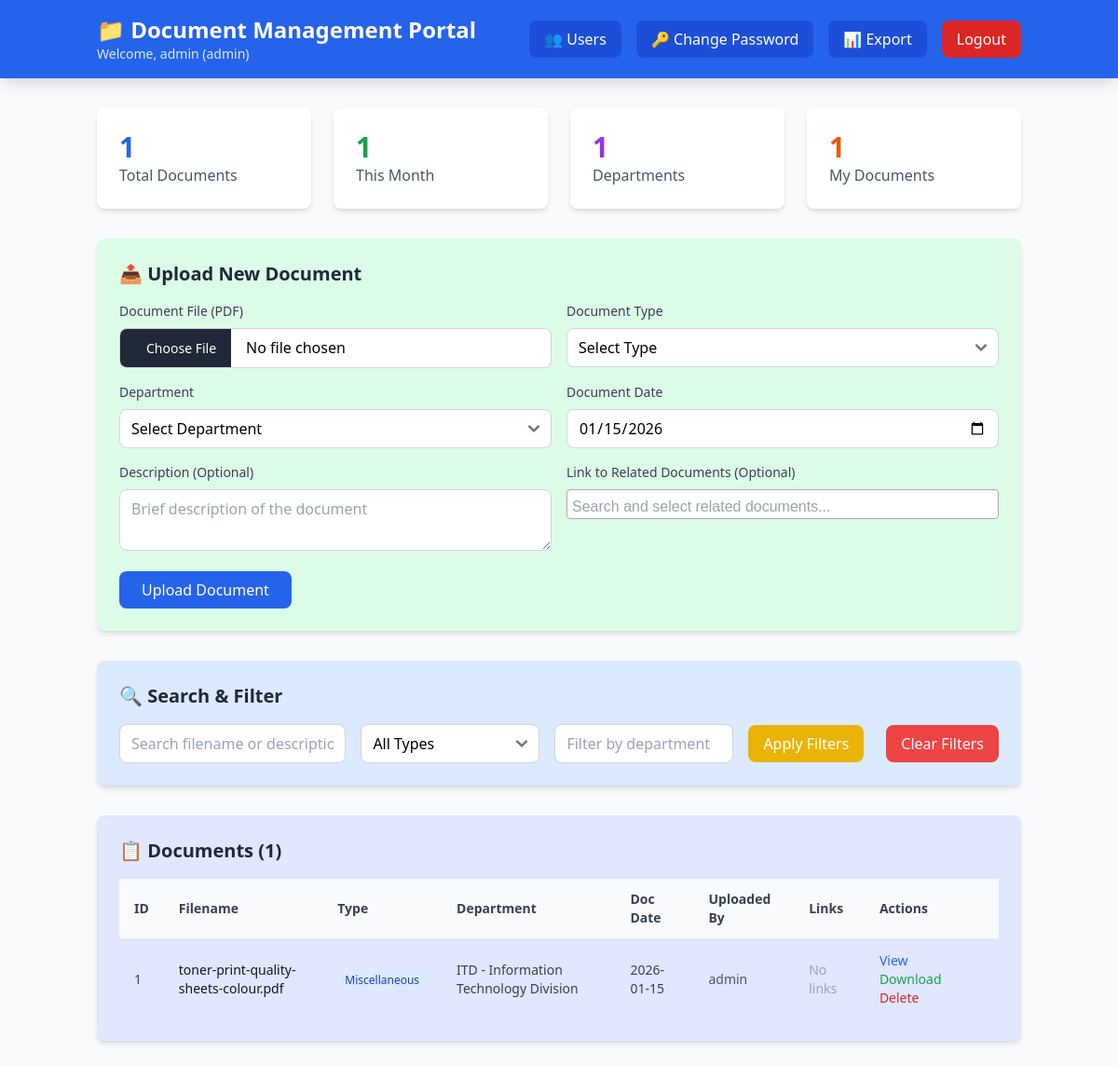
Screenshot of / (signed in) with the database file from the repository.
### app.py (models this page shows)
class User(UserMixin, db.Model):
    id = db.Column(db.Integer, primary_key=True)
    username = db.Column(db.String(80), unique=True, nullable=False)
    password_hash = db.Column(db.String(255), nullable=False)
    role = db.Column(db.String(20), nullable=False, default='user')  # admin, user
    department = db.Column(db.String(100))
    created_at = db.Column(db.DateTime, default=datetime.utcnow)

class Document(db.Model):
    id = db.Column(db.Integer, primary_key=True)
    filename = db.Column(db.String(255), nullable=False)
    original_filename = db.Column(db.String(255), nullable=False)
    doc_type = db.Column(db.String(50), nullable=False)
    department = db.Column(db.String(100), nullable=False)
    doc_date = db.Column(db.Date, nullable=False)
    upload_date = db.Column(db.DateTime, default=datetime.utcnow)
    description = db.Column(db.Text)
    uploaded_by = db.Column(db.Integer, db.ForeignKey('user.id'))
    uploader = db.relationship('User', backref='documents')
    linked_from = db.relationship('DocumentLink', foreign_keys='DocumentLink.target_doc_id', backref='target_document')
    linked_to = db.relationship('DocumentLink', foreign_keys='DocumentLink.source_doc_id', backref='source_document')

### app.py (the view)
@app.route('/')
@login_required
def index():
    search = request.args.get('search', '')
    doc_type = request.args.get('doc_type', '')
    department = request.args.get('department', '')
    query = Document.query
    if search:
        query = query.filter(
            (Document.original_filename.contains(search)) |
            (Document.description.contains(search))
        )
    if doc_type:
        query = query.filter(Document.doc_type == doc_type)
    if department:
        query = query.filter(Document.department.contains(department))
    documents = query.order_by(Document.upload_date.desc()).all()
    all_documents = Document.query.order_by(Document.upload_date.desc()).all()
    total_docs = Document.query.count()
    this_month = Document.query.filter(
        db.func.strftime('%Y-%m', Document.doc_date) == datetime.now().strftime('%Y-%m')
    ).count()
    departments = db.session.query(Document.department).distinct().count()
    my_docs = Document.query.filter_by(uploaded_by=current_user.id).count()
    stats = {
        'total': total_docs,
        'this_month': this_month,
        'departments': departments,
        'my_docs': my_docs
    }
    today_date = datetime.now().date()
    return render_template("MAIN_TEMPLATE.html", documents=documents, stats=stats, all_documents=all_documents, today_date=today_date)

### app.py (called while the page is built)
@login_manager.user_loader
def load_user(user_id):
    return User.query.get(int(user_id))

### templates/MAIN_TEMPLATE.html (shortened to what this page needs)
<!DOCTYPE html>
<html lang="en">
<head>
    <script src="https://cdn.tailwindcss.com"></script>
    <link href="https://cdn.jsdelivr.net/npm/flowbite@2.5.2/dist/flowbite.min.css" rel="stylesheet" />
    <link href="https://cdn.jsdelivr.net/npm/select2@4.1.0-rc.0/dist/css/select2.min.css" rel="stylesheet" />
    <link rel="stylesheet" href="https://cdn.jsdelivr.net/npm/sweetalert2@11/dist/sweetalert2.min.css">
</head>
<body class="bg-gray-50">
    <nav class="bg-blue-600 text-white shadow-lg">
        <div class="container mx-auto px-4 py-4 flex justify-between items-center">
            <div>
                <h1 class="text-2xl font-bold">📁 Document Management Portal</h1>
                <p class="text-blue-100 text-sm">Welcome, {{ current_user.username }} ({{ current_user.role }})</p>
            </div>
                <div class="flex gap-4">
                {% if current_user.role == 'admin' %}
                <a href="{{ url_for('users') }}" class="px-4 py-2 bg-blue-700 rounded-lg hover:bg-blue-800 transition">
                    👥 Users
                </a>
                {% endif %}
                <a href="{{ url_for('change_password') }}" class="px-4 py-2 bg-blue-700 rounded-lg hover:bg-blue-800 transition">
                    🔑 Change Password
                </a>
                <a href="{{ url_for('export_csv') }}" class="px-4 py-2 bg-blue-700 rounded-lg hover:bg-blue-800 transition">
                    📊 Export
                </a>
                <a href="{{ url_for('logout') }}" class="px-4 py-2 bg-red-600 rounded-lg hover:bg-red-700 transition">
                    Logout
                </a>
            </div>
        </div>
    </nav>
    <div class="container mx-auto px-4 py-8">
        <div class="grid md:grid-cols-4 gap-6 mb-8">
            <div class="bg-white p-6 rounded-lg shadow-md">
                <div class="text-3xl font-bold text-blue-600">{{ stats.total }}</div>
                <div class="text-gray-600">Total Documents</div>
            </div>
            <div class="bg-white p-6 rounded-lg shadow-md">
                <div class="text-3xl font-bold text-green-600">{{ stats.this_month }}</div>
                <div class="text-gray-600">This Month</div>
            </div>
            <div class="bg-white p-6 rounded-lg shadow-md">
                <div class="text-3xl font-bold text-purple-600">{{ stats.departments }}</div>
                <div class="text-gray-600">Departments</div>
            </div>
            <div class="bg-white p-6 rounded-lg shadow-md">
                <div class="text-3xl font-bold text-orange-600">{{ stats.my_docs }}</div>
                <div class="text-gray-600">My Documents</div>
            </div>
        </div>
        <div class="bg-green-100 rounded-lg shadow-md p-6 mb-8">
            <h2 class="text-xl font-semibold mb-4 text-gray-800">📤 Upload New Document</h2>
            <form id="uploadForm" method="POST" enctype="multipart/form-data" action="{{ url_for('upload') }}">
                <div class="grid md:grid-cols-2 gap-4">
                    <div>
                        <label class="block text-sm font-medium text-gray-700 mb-2">Document File (PDF)</label>
                        <input type="file" name="file" accept=".pdf" required
                               class="w-full px-3 border border-gray-300 bg-white rounded-lg focus:ring-2 focus:ring-blue-500 focus:border-transparent">
                    </div>
                    <div>
                        <label class="block text-sm font-medium text-gray-700 mb-2">Document Type</label>
                        <select name="doc_type" required
                                class="w-full px-3 py-2 border border-gray-300 rounded-lg focus:ring-2 focus:ring-blue-500">
                            <option class='bg-gray-100' value="">Select Type</option>
                        </select>
                    </div>
                    <div>
                        <label class="block text-sm font-medium text-gray-700 mb-2">Department</label>
                        <select name="department" required
                                class="w-full px-3 py-2 border border-gray-300 rounded-lg focus:ring-2 focus:ring-blue-500">
                            <option value="">Select Department</option>
                        </select>
                    </div>
                    <div>
                        <label class="block text-sm font-medium text-gray-700 mb-2">Document Date</label>
                        <input type="date" name="doc_date" value="{{ today_date.strftime('%Y-%m-%d') }}" required
                               class="w-full px-3 py-2 border border-gray-300 rounded-lg focus:ring-2 focus:ring-blue-500">
                    </div>
                    <div class="md:col-span-1">
                        <label class="block text-sm font-medium text-gray-700 mb-2">Description (Optional)</label>
                        <textarea name="description" rows="2"
                                  class="w-full px-3 py-2 border border-gray-300 rounded-lg focus:ring-2 focus:ring-blue-500"
                                  placeholder="Brief description of the document"></textarea>
                    </div>
                    <div class="md:col-span-1">
                        <label class="block text-sm font-medium text-gray-700 mb-2">Link to Related Documents (Optional)</label>
                    </div>
                </div>
                <button type="submit"
                        class="mt-4 bg-blue-600 text-white px-6 py-2 rounded-lg hover:bg-blue-700 transition font-medium">
                    Upload Document
                </button>
            </form>
        </div>
        <div class="bg-blue-100 rounded-lg shadow-md p-6 mb-8">
            <h2 class="text-xl font-semibold mb-4 text-gray-800">🔍 Search & Filter</h2>
            <form method="GET" action="{{ url_for('index') }}" class="flex flex-wrap items-center gap-4">
                <input type="text" name="search" value="{{ request.args.get('search', '') }}"
                       placeholder="Search filename or description"
                       class="flex-1 min-w-[220px] px-3 py-2 border border-gray-300 rounded-lg focus:ring-2 focus:ring-blue-500">
                <select name="doc_type"
                        class="w-48 px-3 py-2 border border-gray-300 rounded-lg focus:ring-2 focus:ring-blue-500">
                    <option value="">All Types</option>
                </select>
                  <input type="text" name="department" value="{{ request.args.get('department', '') }}"
                      placeholder="Filter by department"
                      class="w-48 px-3 py-2 border border-gray-300 rounded-lg focus:ring-2 focus:ring-blue-500">
                <button type="submit"
                        class="bg-yellow-500 text-white px-4 py-2 rounded-lg hover:bg-yellow-600 transition">
                    Apply Filters
                </button>
                <button type="button" onclick="clearFilters()"
                        class="bg-red-500 text-white px-4 py-2 rounded-lg hover:bg-red-600 transition ml-2">
                    Clear Filters
                </button>
            </form>
        </div>
        <div class="bg-indigo-100 rounded-lg shadow-md p-6">
            <h2 class="text-xl font-semibold mb-4 text-gray-800">📋 Documents ({{ documents|length }})</h2>
            <div class="overflow-x-auto">
                <table class="w-full">
                    <thead class="bg-gray-50 border-b-2 border-gray-200">
                        <tr>
                            <th class="px-4 py-3 text-left text-sm font-semibold text-gray-700">ID</th>
                            <th class="px-4 py-3 text-left text-sm font-semibold text-gray-700">Filename</th>
                            <th class="px-4 py-3 text-left text-sm font-semibold text-gray-700">Type</th>
                            <th class="px-4 py-3 text-left text-sm font-semibold text-gray-700">Department</th>
                            <th class="px-4 py-3 text-left text-sm font-semibold text-gray-700">Doc Date</th>
                            <th class="px-4 py-3 text-left text-sm font-semibold text-gray-700">Uploaded By</th>
                            <th class="px-4 py-3 text-left text-sm font-semibold text-gray-700">Links</th>
                            <th class="px-4 py-3 text-left text-sm font-semibold text-gray-700">Actions</th>
                        </tr>
                    </thead>
                    <tbody class="divide-y divide-gray-200">
                        {% for doc in documents %}
                        <tr class="hover:bg-gray-50">
                            <td class="px-4 py-3 text-sm text-gray-700">{{ doc.id }}</td>
                            <td class="px-4 py-3 text-sm">
                                <div class="font-medium text-gray-900">{{ doc.original_filename }}</div>
                            </td>
                            <td class="px-4 py-3 text-sm">
                                <span class="px-2 py-1 bg-blue-100 text-blue-800 rounded-full text-xs font-medium">
                                    {{ doc.doc_type }}
                                </span>
                            </td>
                            <td class="px-4 py-3 text-sm text-gray-700">{{ doc.department }}</td>
                            <td class="px-4 py-3 text-sm text-gray-700">{{ doc.doc_date.strftime('%Y-%m-%d') }}</td>
                            <td class="px-4 py-3 text-sm text-gray-600">{{ doc.uploader.username if doc.uploader else 'N/A' }}</td>
                            <td class="px-4 py-3 text-sm">
                                {% set link_count = doc.linked_to|length + doc.linked_from|length %}
                                {% if link_count > 0 %}
                                <a href="{{ url_for('view_document', doc_id=doc.id) }}"
                                   class="text-purple-600 hover:text-purple-800 font-medium">
                                    🔗 {{ link_count }} link(s)
                                </a>
                                {% else %}
                                <span class="text-gray-400">No links</span>
                                {% endif %}
                            </td>
                            <td class="px-4 py-3 text-sm">
                                <a href="{{ url_for('view_document', doc_id=doc.id) }}"
                                   class="text-blue-600 hover:text-blue-800 font-medium mr-2">View</a>
                                <a href="{{ url_for('download', doc_id=doc.id) }}"
                                   class="text-green-600 hover:text-green-800 font-medium mr-2">Download</a>
                                {% if current_user.role == 'admin' or doc.uploaded_by == current_user.id %}
                                <a href="{{ url_for('delete', doc_id=doc.id) }}"
                                   onclick="return confirm('Are you sure you want to delete this document?')"
                                   class="text-red-600 hover:text-red-800 font-medium">Delete</a>
                                {% endif %}
                            </td>
                        </tr>
                        {% else %}
                        <tr>
                            <td colspan="8" class="px-4 py-8 text-center text-gray-500">
                                No documents found. Upload your first document above!
                            </td>
                        </tr>
                        {% endfor %}
                    </tbody>
                </table>
            </div>
        </div>
    </div>
</body>
</html>

### rows the page displays
User: username "admin", role "admin"
Document: id "1", original_filename "toner-print-quality-sheets-colour.pdf", doc_type "Miscellaneous", department "ITD - Information Technology Division", doc_date "2026-01-15", uploader "admin"

### other values shown
{{ stats.total }} "1"
{{ stats.this_month }} "1"
{{ stats.departments }} "1"
{{ stats.my_docs }} "1"
{{ documents|length }} "1"
